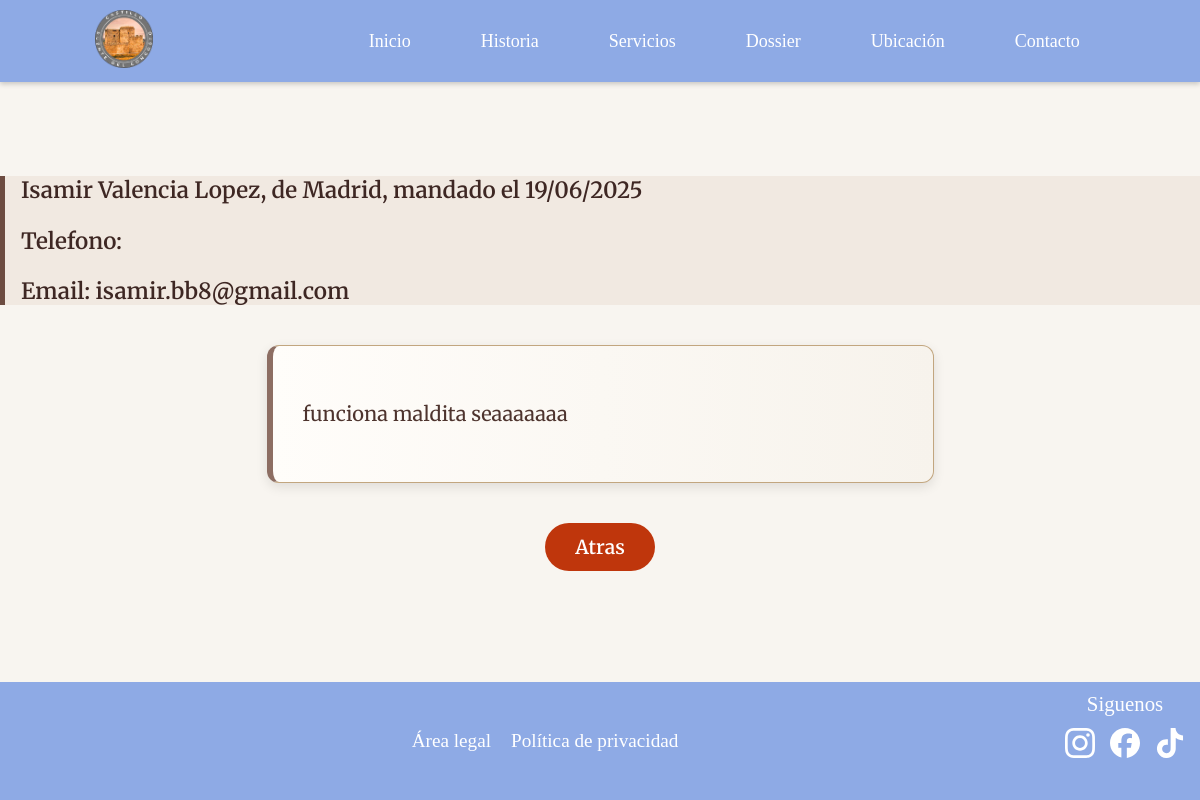
/19/ver_mensaje, run on the app's committed database.
### appcastillocongosto/models.py (models this page shows, shortened)
class Contacto(models.Model):
    id = models.AutoField(primary_key=True)
    nombre = models.CharField("Nombre", max_length=25, null=True)
    apellidos = models.CharField("Apellidos", max_length=100, null=True, blank=True)
    email = models.CharField("Email", max_length=100, null=True, blank=True)
    telefono = models.CharField("Telefono", max_length=15, null=True, blank=True)
    lugar = models.CharField("Lugar", max_length=100, null=True, blank=True)
    fecha = models.DateTimeField("Fecha y Hora", default=timezone.now)
    mensaje = models.TextField("Mensaje")
    leido = models.BooleanField("Leido", default=False)
    contestado = models.BooleanField("Contestado", default=False)
    class Meta:
        verbose_name = "Contacto"
        verbose_name_plural = "Contactos"
        ordering = ['nombre']

### appcastillocongosto/views.py (the view)
# urls.py: re_path(r'^(?P<id>\d+)/ver_mensaje$', views.ver_mensaje, name='ver_mensaje'),
def ver_mensaje(request, id):
    contacto = Contacto.objects.get(id=id)
    if request.method == 'POST':
        contacto.leido = True
        contacto.save()
        return redirect('chat')
    context = {'contacto': contacto}
    return render (request, 'ver_mensaje.html', context=context)

### templates/ver_mensaje.html (shortened to what this page needs)
{% extends "base2.html" %}
{% load static %}
{% block head %}
<link rel="stylesheet" href="{% static 'css/mensaje.css' %}">
{% endblock %}
{% block content %}
<br><br><br><br>
<div class="contenido">
    <div class="datos-personales">
        <p>{{ contacto.nombre }} {{ contacto.apellidos }}, de {{ contacto.lugar }}, mandado el {{ contacto.fecha|date:"d/m/Y" }}</p>
        <p>Telefono: {{ contacto.telefono }}</p>
        <p>Email: {{ contacto.email }}</p>
    </div>
    <div class="mensaje">
        <p>{{ contacto.mensaje }}</p>
    </div>
    <div>
        <form method="post">
                <input type="submit" value="Atras" class="boton-atras">
        </form>
    </div>
</div>
{% endblock content %}

### static/css/mensaje.css (style rules this page uses)
body { background: #f8f5f0; margin: 0; display: flex; flex-direction: column; align-items: center; min-height: 100vh; overflow-x: hidden; }
.contenido { width: 100%; flex-grow: 1; overflow-y: auto; }
.datos-personales { border: none; border-left: 5px solid #6d4c41; padding-left: 16px; font-family: 'Merriweather', serif; font-size: 1.4rem; font-weight: 600; color: #3e2723; background-color: #f1e9e1; }
.mensaje { background: #fffdfa; border: 1px solid #c2a67f; border-left: 6px solid #8d6e63; border-radius: 12px; box-shadow: 0 4px 12px rgba(0, 0, 0, 0.1); padding: 30px; margin: 40px auto; width: 100%; max-width: 50%; font-family: 'Merriweather', serif; font-size: 1.25rem; line-height: 1.8; color: #4e342e; background-image: linear-gradient(to right, #fffdfa, #f7f3ec); text-align: left; }
.boton-atras { display: flex; justify-self: center; background-color: #bf360c; border: none; padding: 12px 30px; border-radius: 50px; color: white; font-size: 1.2rem; font-weight: 600; font-family: 'Merriweather', serif; text-decoration: none; transition: background-color 0.3s ease, transform 0.3s ease; margin-top: 30px; cursor: pointer; }

### templates/base2.html (style rules this page uses)
html { overflow-y: scroll; }
body { margin: 0; }

### data on the page
Contacto: nombre "Isamir", apellidos "Valencia Lopez", lugar "Madrid", fecha "19/06/2025", email "isamir.bb8@gmail.com", mensaje "funciona maldita seaaaaaaa"
